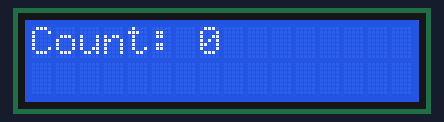
The sketch below on a simulated Arduino Uno, built with avr-gcc and run on an emulated ATmega328P. Parts: 16×2 character LCD.

Above: at 0.1 s.
At 4.1 s:
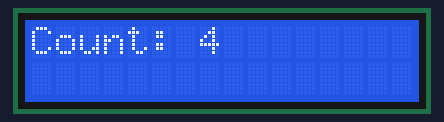
At 9.1 s:
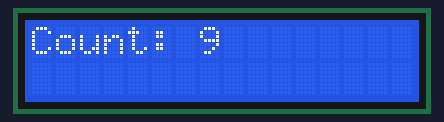
At 19.2 s:
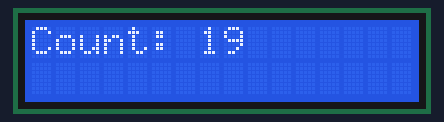
At 28.2 s:
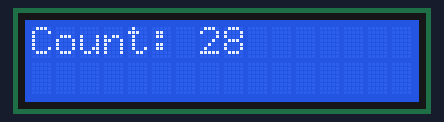
At 38.2 s:
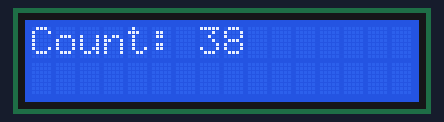

Measured:
- what the display in image 1 shows lasts 1.0 s, from 4.1 s to 5.1 s

The sketch:

final_lcd_test.ino
```cpp
// include the library code:
#include <LiquidCrystal.h>

// initialize the library with the numbers of the interface pins
LiquidCrystal lcd(8, 7, 6, 5, 4, 3);

void setup()
{
    lcd.begin(16, 2); // lcd starts with resolution 16x2
}

void loop()
{
    lcd.clear();
    lcd.print("Count: ");
    lcd.print(millis() / 1000);
  	delay(1000);
}
```
